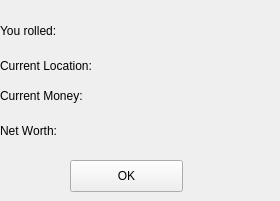
     <widget class="QWidget" name="page_9l">
      <widget class="QLabel" name="label_02">
       <property name="geometry">
        <rect>
         <x>120</x>
         <y>50</y>
         <width>151</width>
         <height>31</height>
        </rect>
       </property>
       <property name="text">
        <string/>
       </property>
      </widget>
      <widget class="QLabel" name="label_75">
       <property name="geometry">
        <rect>
         <x>0</x>
         <y>50</y>
         <width>111</width>
         <height>31</height>
        </rect>
       </property>
       <property name="text">
        <string>Current Location:</string>
       </property>
      </widget>
      <widget class="QLabel" name="label_01">
       <property name="geometry">
        <rect>
         <x>100</x>
         <y>10</y>
         <width>61</width>
         <height>31</height>
        </rect>
       </property>
       <property name="text">
        <string/>
       </property>
      </widget>
      <widget class="QPushButton" name="pushButton_l1">
       <property name="geometry">
        <rect>
         <x>70</x>
         <y>160</y>
         <width>113</width>
         <height>32</height>
        </rect>
       </property>
       <property name="text">
        <string>OK</string>
       </property>
      </widget>
      <widget class="QLabel" name="label_03">
       <property name="geometry">
        <rect>
         <x>100</x>
         <y>80</y>
         <width>131</width>
         <height>31</height>
        </rect>
       </property>
       <property name="text">
        <string/>
       </property>
      </widget>
      <widget class="QLabel" name="label_74">
       <property name="geometry">
        <rect>
         <x>0</x>
         <y>10</y>
         <width>81</width>
         <height>41</height>
        </rect>
       </property>
       <property name="text">
        <string>You rolled:</string>
       </property>
      </widget>
      <widget class="QLabel" name="label_76">
       <property name="geometry">
        <rect>
         <x>0</x>
         <y>80</y>
         <width>111</width>
         <height>31</height>
        </rect>
       </property>
       <property name="text">
        <string>Current Money:</string>
       </property>
      </widget>
      <widget class="QLabel" name="label_233">
       <property name="geometry">
        <rect>
         <x>0</x>
         <y>110</y>
         <width>111</width>
         <height>41</height>
        </rect>
       </property>
       <property name="text">
        <string>Net Worth:</string>
       </property>
      </widget>
      <widget class="QLabel" name="label_04">
       <property name="geometry">
        <rect>
         <x>90</x>
         <y>110</y>
         <width>131</width>
         <height>31</height>
        </rect>
       </property>
       <property name="text">
        <string/>
       </property>
      </widget>
     </widget>
